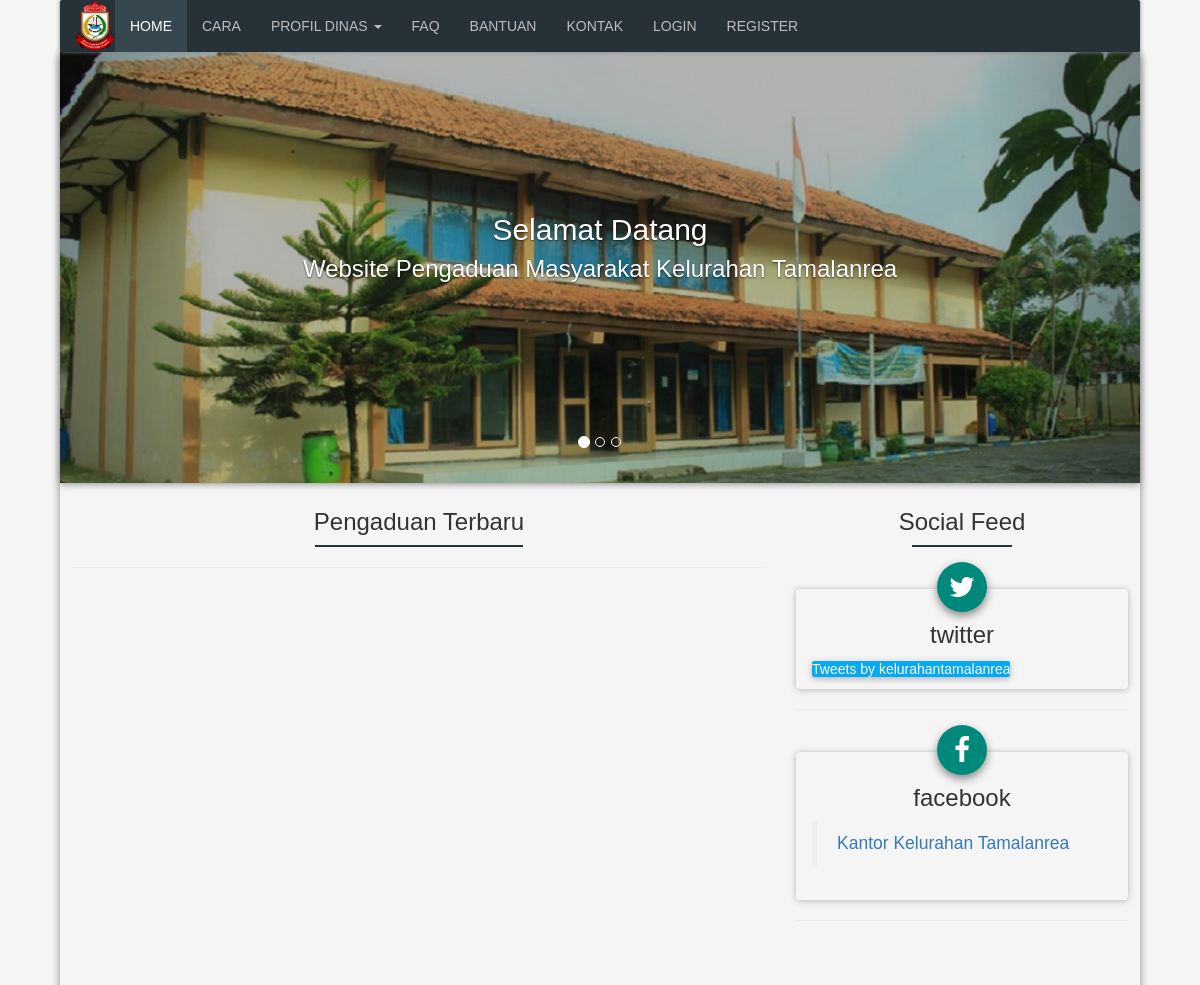
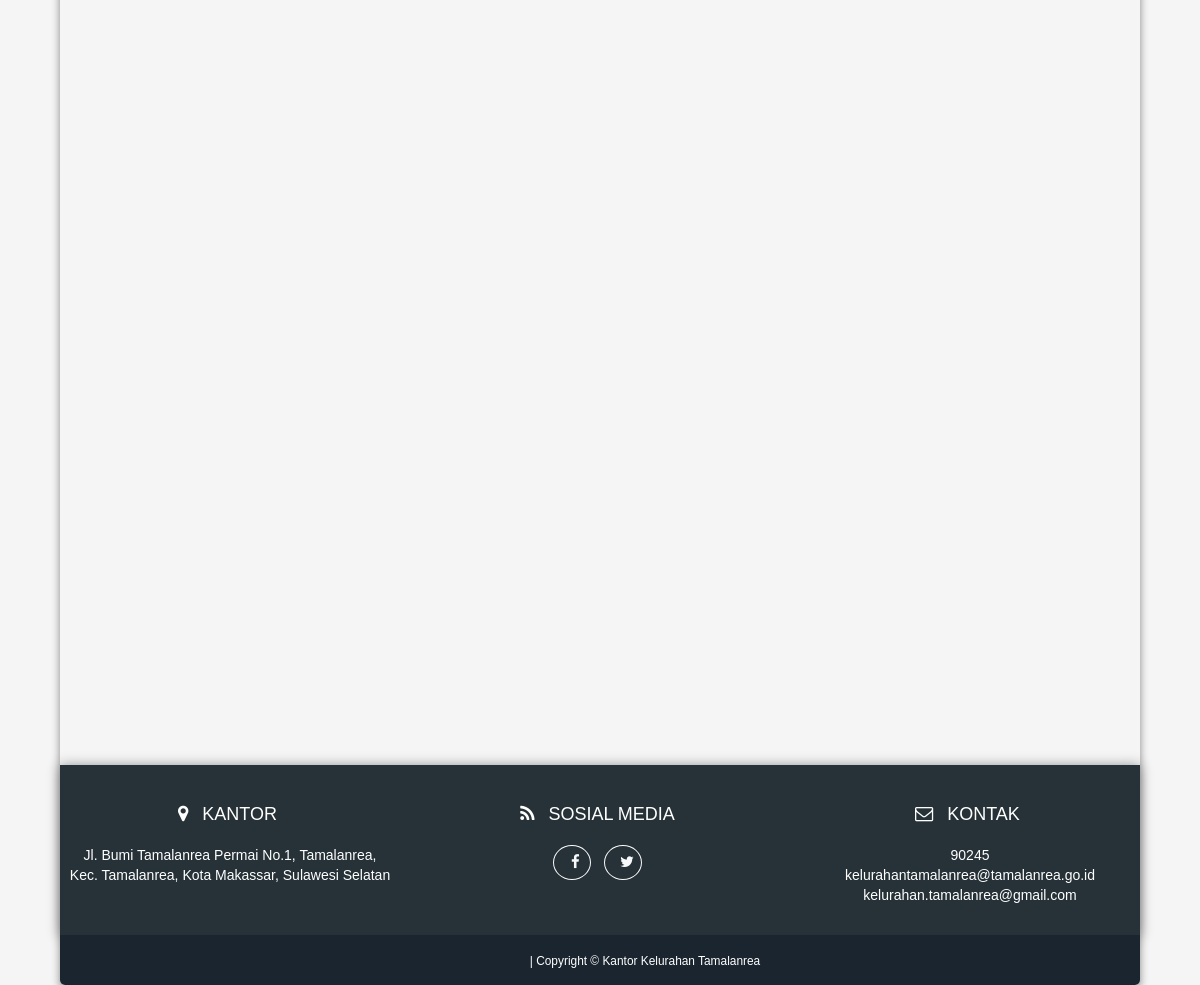
The app's page /user/public/home.php, older data (2 pictures, top to bottom).
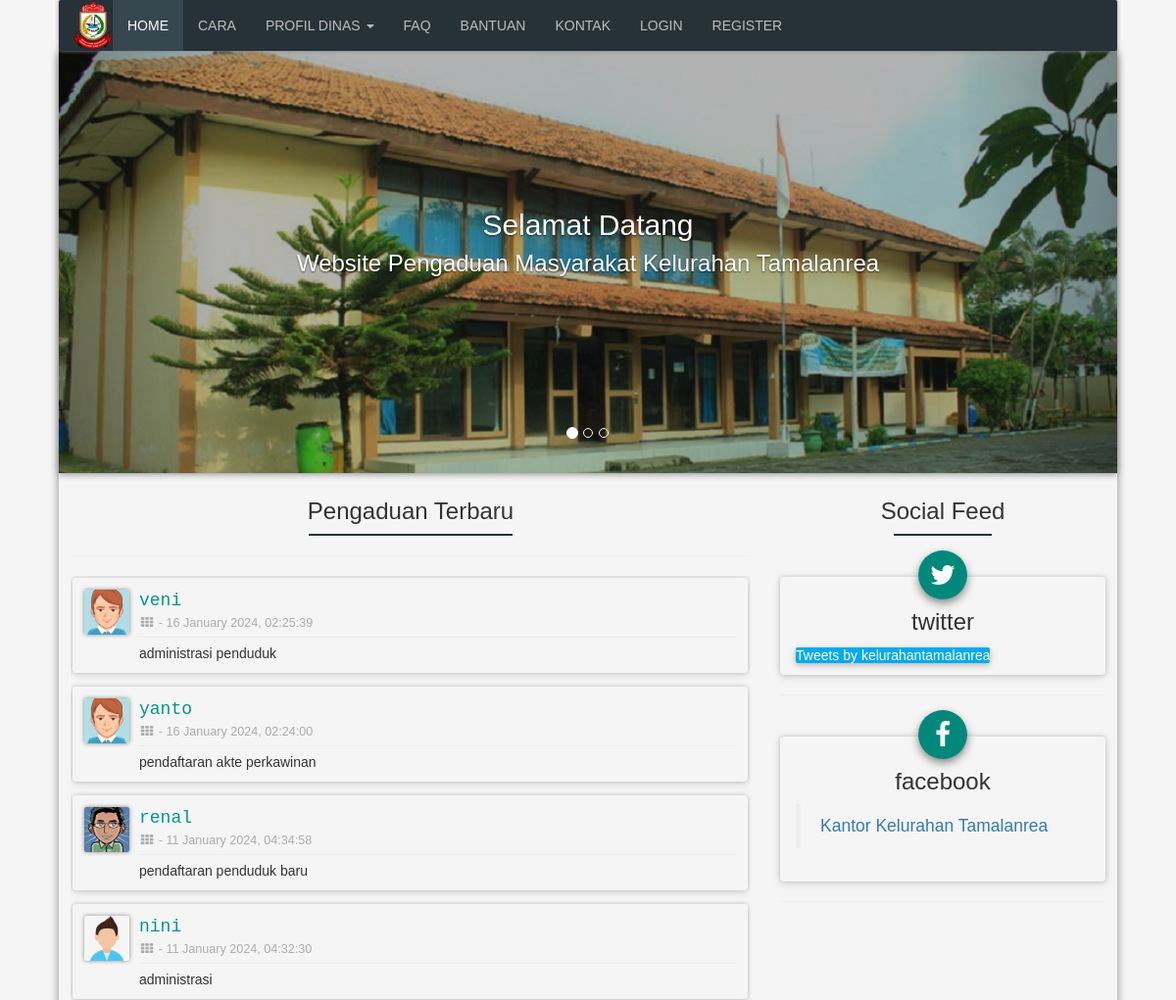
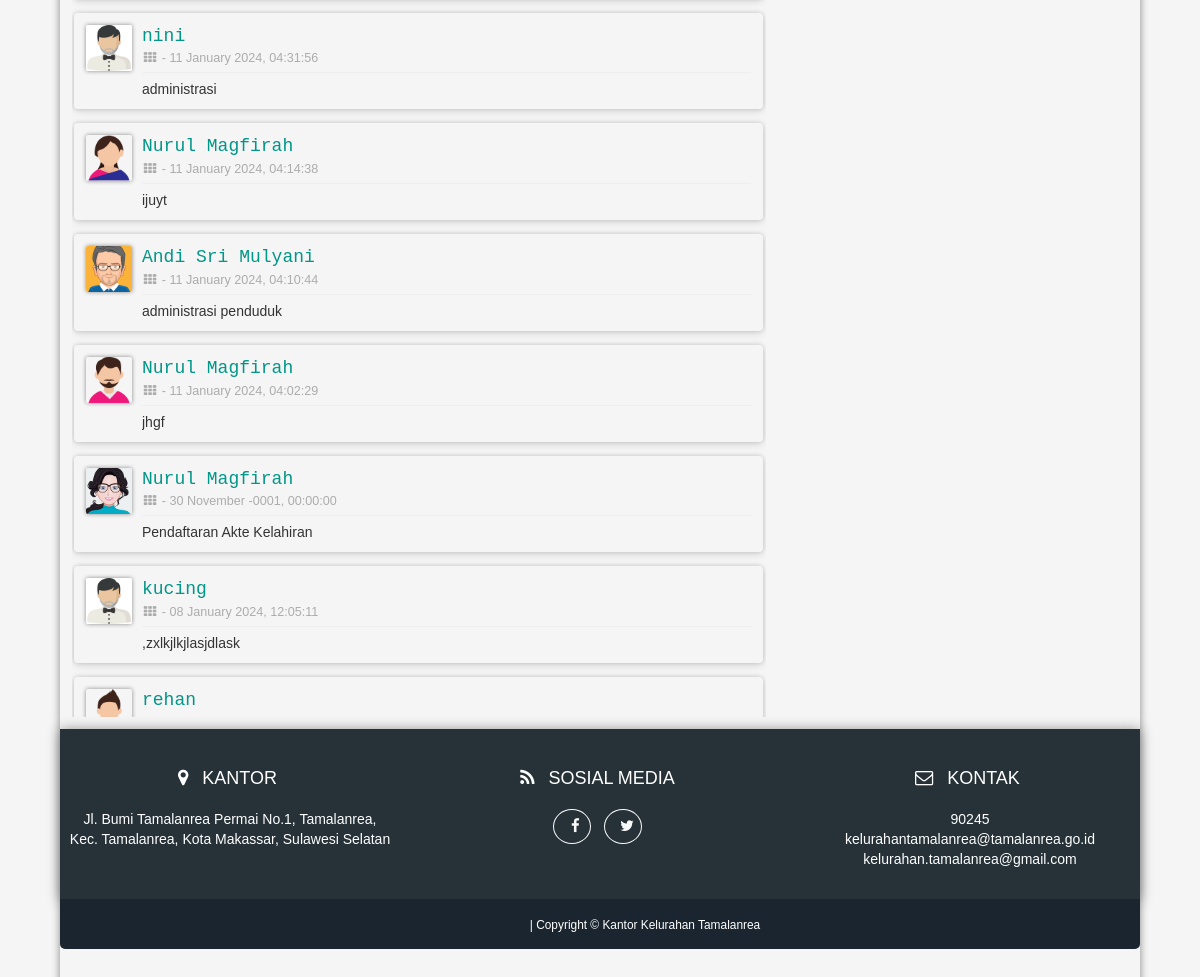
The same page, newer data (2 pictures, top to bottom).
### tables this page shows
CREATE TABLE `laporan` (
  `id` int(11) NOT NULL,
  `nama` varchar(64) NOT NULL,
  `email` varchar(64) NOT NULL,
  `telpon` varchar(12) NOT NULL,
  `alamat` varchar(256) NOT NULL,
  `tujuan` int(11) NOT NULL,
  `isi` varchar(2048) NOT NULL,
  `tanggal` timestamp NOT NULL DEFAULT current_timestamp() ON UPDATE current_timestamp(),
  `status` varchar(12) NOT NULL,
  `komentar` text NOT NULL,
  `pdf_path` varchar(255) NOT NULL
);

### user/public/home.php (the view, shortened to what the changed rows need)
<?php
require_once("../private/database.php");
?>
<?php
function RandomAvatar()
{
    $photoAreas = array("avatar1.png", "avatar2.png", "avatar3.png", "avatar4.png", "avatar5.png", "avatar6.png", "avatar7.png", "avatar8.png", "avatar9.png", "avatar10.png", "avatar11.png");
    $randomNumber = array_rand($photoAreas);
    $randomImage = $photoAreas[$randomNumber];
    echo $randomImage;
}
?>
<!DOCTYPE html>
<html lang="id">
<head>
    <link rel="stylesheet" href="css/bootstrap.css">
    <link rel="stylesheet" href="css/font-awesome.min.css">
    <link href="css/style.css" rel="stylesheet">
    <link rel="stylesheet" href="css/animate.min.css">
</head>
<body>
    <div class="shadow">
        <div id="mainCarousel" class="carousel slide" data-ride="carousel">
            <div class="carousel-inner" role="listbox">
                <div class="item active">
                    <div class="carousel-caption welcome">
                        <h2 class="animated bounceInRight">Selamat Datang</h2>
                    </div>
                </div>
            </div>
        </div>
        <div class="main-content">
            <div class="section">
                <div class="row">
                    <div class="col-md-8">
                        <br>
                        <div class="scroll-laporan">
                            <?php
                            $statement = $db->query("SELECT * FROM `laporan` ORDER BY id DESC");
                            foreach ($statement as $key) {
                                $mysqldate = $key['tanggal'];
                                $phpdate = strtotime($mysqldate);
                                $tanggal = date('d F Y, H:i:s', $phpdate);
                            ?>
                                <div class="panel-body card-shadow-2">
                                    <a class="media-left" href="#"><img class="img-circle img-sm form-shadow" src="images/avatar/<?php RandomAvatar(); ?>"></a>
                                    <div class="media-body">
                                        <div>
                                            <h4 class="text-green profil-name" style="font-family: monospace;"><?php echo $key['nama']; ?></h4>
                                            <p class="text-muted text-sm"><i class="fa fa-th fa-fw"></i> - <?php echo $tanggal; ?></p>
                                        </div>
                                        <hr class="hr-nama">
                                        <p>
                                            <?php echo $key['isi']; ?>
                                        </p>
                                    </div>
                                </div>
                            <?php
                            }
                            ?>
                        </div>
                    </div>
                </div>
            </div>
        </div>
    </div>
</body>
</html>

Row changes from the older to the newer data that the page shows:
added laporan: nama "veni", tanggal "16 January 2024, 02:25:39", isi "administrasi penduduk"
added laporan: nama "yanto", tanggal "16 January 2024, 02:24:00", isi "pendaftaran akte perkawinan"
added laporan: shows a picture, nama "renal", tanggal "11 January 2024, 04:34:58", isi "pendaftaran penduduk baru"
added laporan: nama "nini", tanggal "11 January 2024, 04:32:30", isi "administrasi"
added laporan: nama "nini", tanggal "11 January 2024, 04:31:56", isi "administrasi"
added laporan: shows a picture, nama "Nurul Magfirah", tanggal "11 January 2024, 04:14:38", isi "ijuyt"
added laporan: shows a picture, nama "Andi Sri Mulyani", tanggal "11 January 2024, 04:10:44", isi "administrasi penduduk"
added laporan: shows a picture, nama "Nurul Magfirah", tanggal "11 January 2024, 04:02:29", isi "jhgf"
added laporan: shows a picture, nama "Nurul Magfirah", tanggal "30 November -0001, 00:00:00", isi "Pendaftaran Akte Kelahiran"
added laporan: nama "kucing", tanggal "08 January 2024, 12:05:11", isi ",zxlkjlkjlasjdlask"
added laporan: nama "rehan"
